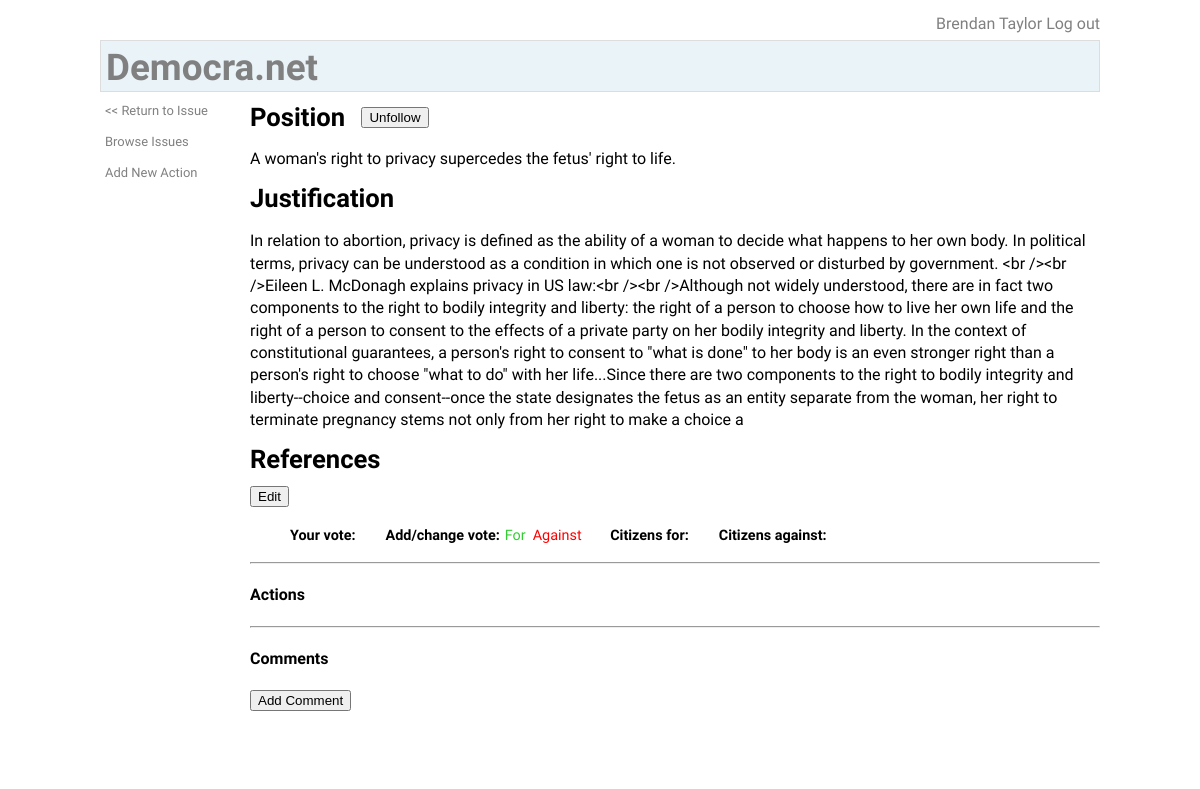
The page /position.php?m=r&pid=1&iid=1 (signed in) on the database its author committed.
### tables this page shows
CREATE TABLE `citizens` (
  `citizen_id` int(11) NOT NULL AUTO_INCREMENT,
  `password` varchar(100) NOT NULL,
  `email` varchar(100) NOT NULL,
  `first_name` varchar(100) NOT NULL,
  `last_name` varchar(100) NOT NULL,
  `birth_year` int(11) DEFAULT NULL,
  `gender` int(11) DEFAULT NULL,
  `city` varchar(100) DEFAULT NULL,
  `state` varchar(100) DEFAULT NULL,
  `country` int(11) DEFAULT NULL,
  `postal_code` varchar(25) DEFAULT NULL,
  `telephone` varchar(25) DEFAULT NULL,
  PRIMARY KEY (`citizen_id`)
);

CREATE TABLE `positions` (
  `position_id` int(11) NOT NULL AUTO_INCREMENT,
  `name` varchar(250) NOT NULL,
  `justification` varchar(1000) NOT NULL,
  `issue_id` int(11) NOT NULL,
  PRIMARY KEY (`position_id`)
);

### inc/class.citizen.php (called while the page is built, shortened)
<?php
require_once ("util.mysql.php");
class citizen {
	public $id = null;
	public function in_session() {
		$result = false;
		if (isset($_SESSION['citizen_id'])) {
			$this->id = $_SESSION['citizen_id'];
			$result = true;
		}
		return $result;
	}
	public function load($source) {
		switch ($source) {
			case LOAD_DB:
				$sql = "SELECT * FROM citizens WHERE citizen_id = '{$this->id}'";
				$result = execute_query($sql);
				$line = fetch_line($result);
				$this->first_name = $line['first_name'];
				$this->last_name = $line['last_name'];
				$this->name = "{$this->first_name} {$this->last_name}";
				break;
		}
	}
}
?>

### inc/util.mysql.php (called while the page is built, shortened)
<?php
function execute_query($sql) {
	global $db;
	$result = mysql_query($sql, $db)
		or die("Could not execute the query: " . mysql_error() . "<br />sql = {$sql}");
	return $result;
}
function fetch_line($result) {
	return mysql_fetch_array($result, MYSQL_ASSOC);
}
?>

### position.php (the view, shortened to what this page needs)
<?php
include ("inc/util.mysql.php");
include ("inc/class.citizen.php");
include ("inc/class.position.php");
$citizen = new citizen();
if ($citizen->in_session()) {
	$citizen->load(LOAD_DB);
}
$mode = "";
if (isset($_GET['m'])) {
	$mode = $_GET['m'];
} else {
	$mode = "n";
}
$source = null;
if ($mode == "r" || $mode == "e") {
	$source = LOAD_DB;
} elseif ($mode == "u" || $mode == "i") {
	$source = LOAD_POST;
} else {
	$source = LOAD_NEW;
}
$position = new position();
$position->load($source);
switch ($mode) {
	case "r":
	default:
		if ($citizen->id) {
			$position->get_vote($citizen->id);
		}
}
echo DOC_TYPE;
?>
<html>
<head>
	<link rel="stylesheet" type="text/css" href="/style/bootstrap-responsive.css" />
	<link rel="stylesheet" type="text/css" href="/style/democranet.css" />
	<link rel="stylesheet" type="text/css" href="/style/position.css" />
</head>
<body>
<div id="container">
	<div id="login">
<?php
if ($citizen->id) {
	echo "<p><a href=\"citizen.php\">{$citizen->name}</a>&nbsp;<a href=\"login.php?a=lo&r=index.php\">Log out</a></p>";
} else {
	echo "<p><a href=\"login.php\">Log in / Become a Citizen</a></p>";
}
?>
	</div>
	<div id="header">
		<h1><a href="/index.php">Democra.net</a></h1>
	</div>
	<div id="container-content">
		<div id="navigation-left">
			<ul>
<?php if (isset($position->issue_id)) { ?>
				<li><a href="issue.php?iid=<?php echo $position->issue_id; ?>"><< Return to Issue</a></li>
<?php } ?>
				<li><a href="issbrws.php">Browse Issues</a></li>
				<li><a href="action.php?m=n&pid=<?php echo $position->id; ?>">Add New Action</a></li>
			</ul>
		</div>
		<div id="content">
<?php if ($mode == "e" || $mode == "n") { ?>
			<h3>Position</h3>
			<form method="post" action="<?php echo $submit_action; ?>"><table>
				<tr><th>Position:
						<input name="position_id" id="position_id" type="hidden" value="<?php echo $position->id; ?>" />
					</th>
					<td><input name="name" size="100" value="<?php echo $position->name; ?>" /></td></tr>
				<tr><th>Justification:</th><td><textarea name="justification" rows="15" cols="90"><?php echo $position->justification; ?></textarea></td></tr>
				<tr><td></td><td><input type="submit" value="Save" /><button id="bu_cancel_pos">Cancel</button></td></tr>
				<tr>
					<th>References:<br><img id="im_ref_help" alt="Reference Help" src="img/help.png"></th>
					<td>
						<div id="divRB">
							<div id="divInput">
								<span id="sp_ref_id"><input type="hidden" name="rb_ref_id" id="rb_ref_id"/></span>
								<span id="sp_typ_id"><input type="hidden" name="rb_type_id" id="rb_type_id" value="<?php echo $position->id; ?>"/></span>
								<span id="sp_type"><input type="hidden" name="rb_type" id="rb_type" value="i"/></span>
								<span id="sp_ref_type">
									<label for="rb_ref_type">Reference Type:</label>
									<select name="rb_ref_type" id="rb_ref_type">
										<option value="<?php echo REF_TYPE_WEB; ?>">Web</option>
										<option value="<?php echo REF_TYPE_BOOK; ?>">Book</option>
										<option value="<?php echo REF_TYPE_NEWS; ?>">News</option>
										<option value="<?php echo REF_TYPE_JOURNAL; ?>">Journal</option>
									</select>
								</span>
								<span id="sp_author"><label for="rb_author">Author:</label><input type="text" name="rb_author" id="rb_author" /></span>
								<span id="sp_title"><label for="rb_title">Title:</label><input type="text" name="rb_title" id="rb_title" size="70" /></span><br>
								<span id="sp_publisher"><label for="rb_publisher">Publisher:</label><input type="text" name="rb_publisher" id="rb_publisher" /></span>
								<span id="sp_date"><label for="rb_date">Date:</label><input type="text" name="rb_date" id="rb_date" /></span>
								<span id="sp_url"><label for="rb_url">URL:</label><input type="text" name="rb_url" id="rb_url" size="70" /></span><br>
								<span id="sp_isbn"><label for="rb_isbn">ISBN:</label><input type="text" name="rb_isbn" id="rb_isbn" /></span>
								<span id="sp_location"><label for="rb_location">Location:</label><input type="text" name="rb_location" id="rb_location" /></span>
								<span id="sp_page"><label for="rb_page">Page:</label><input type="text" name="rb_page" id="rb_page" /></span>
								<span id="sp_volume"><label for="rb_volume">Volume:</label><input type="text" name="rb_volume" id="rb_volume" /></span>
								<span id="sp_number"><label for="rb_number">Number:</label><input type="text" name="rb_number" id="rb_number" /></span>
							</div>
							<button name="bu_save" id="bu_save">Save</button>
							<button name="bu_add" id="bu_add">Add</button>
							<button name="bu_delete" id="bu_delete">Delete</button>
							<div id="divRefs"></div>
							<div id="ref_help" title="Reference Help">To add a new reference, fill in the form
								and click Add. To modify a reference, select it by hovering over it with your
								mouse and clicking. Make any edits with the form, and click Save. To delete a
								reference, select it and click Delete.
							</div>
						</div>
					</td>
				</tr>
			</table></form>
<?php
} else {
	$button_disabled = "";
	$button_text = "Follow";
	if ($citizen->id == null) {
		$button_disabled = " disabled";
	} else {
		if (following_position()) {
			$button_text = "Unfollow";
		}
	}
?>
			<h3>
				Position
				<button type="button" id="bu_follow"<?php echo $button_disabled; ?>><?php echo $button_text; ?></button>
			</h3>
			<p id="title"><?php echo $position->name; ?></p>
			<h3>Justification</h3>
			<p><?php echo $position->display_justification(); ?></p>
			<h3>References</h3>
			<button id="bu_edit_pos">Edit</button>
			<ul id="votes">
<?php if ($citizen->id) { ?>
				<li class="label">Your vote:</li>
				<li class="label">Add/change vote:</li>
				<li><a id="vote_for" href="JAVASCRIPT: setVote(1)">For</a>&nbsp;
					<a id="vote_against" href="JAVASCRIPT: setVote(2)">Against</a>
				</li>
<?php } ?>
				<li class="label">Citizens for:</li>
				<li class="label">Citizens against:</li>
			</ul>
			<hr>
			<h4>Actions</h4>
			<hr>
			<h4>Comments</h4>
			<button id="bu_add_comment">Add Comment</button><br />
<?php } ?>
		</div>
	</div>
</div>
</body>
</html>
<?php
function following_position() {
	global $position, $citizen;
	$ret = false;
	$sql = "SELECT COUNT(*) count FROM follow WHERE type = 'p' AND type_id = '{$position->id}' AND citizen_id = '{$citizen->id}'";
	$result = execute_query($sql);
	$line = fetch_line($result);
	$count = $line['count'];
	if ($count > 0) {
		$ret = true;
	}
	return $ret;
}
?>

### inc/class.position.php (shortened to what this page needs)
<?php
require_once ("util.mysql.php");
class position {
	public $justification = null;
	public function load($source) {
		switch ($source) {
			case LOAD_DB:
				$this->id = $_REQUEST['pid'];
				$sql = "SELECT * FROM positions WHERE position_id = '{$this->id}'";
				$result = execute_query($sql);
				$line = fetch_line($result);
				$this->name = $line['name'];
				$this->justification = $line['justification'];
				$this->issue_id = $line['issue_id'];
				break;
		}
	}
	public function display_justification() {
		$str = str_replace("\r\n", "<br />", $this->justification);
		$str = htmlentities($str, ENT_COMPAT, 'UTF-8', false);
		return $str;
	}
}
?>

### style/democranet.css (style rules this page uses)
body { font-family: 'Quattrocento Sans', helvetica, arial, sans-serif; font-size: 100%; line-height: 1.4; }
h1, h2, h3, h4, h5 { font-family: 'Dosis', sans-serif; line-height: 1.2; }
h1 { font-size: 2.3em; margin-bottom: 1.5em; }
h3 { font-size: 1.6em; margin-bottom: 1.5em; }
p { font-family: 'Quattrocento Sans', helvetica, arial, sans-serif; font-size: 1em; margin-bottom: .8em; }
li { font-size: 0.9em; }
#container { margin: 0 auto; width: 1000px; background: #fff; }
#login { background: #fff; text-align: right; padding: 5px 0 5px 0; }
#login p { margin: 0; }
#header { background: #EAF3F8; border-style: solid; border-width: 1px; border-color: #dddddd; padding: 5px 0 0 5px; }
#header h1 { margin: 0; }
#container-content { float: left; width: 1000px; background: #fff; }
#navigation-left { font-size: 0.9em; float: left; width: 145px; padding: 10px 0 0 5px; display: inline; }
#navigation-left ul { margin: 0; padding: 0; }
#navigation-left ul li { margin: 0 0 1em; padding: 0; list-style-type: none; }
a:link { text-decoration: none; color: gray; }
#content { min-height: 650px; float: left; width: 850px; padding: 10px 0; }
#content h3 { margin: 0 0 10px 0; }
#vote_for { color: LimeGreen; }
#vote_against { color: red; }
ul#votes li { display: inline; margin: 0 25px 0 0; }
ul#votes li.label { font-weight: bold; margin-right: 1px; }
#bu_follow { position: relative; top: -4px; left: 10px; }

### rows shown on the page
citizens: first_name+last_name "Brendan Taylor"
positions: name "A woman's right to privacy supercedes the fetus' right to life.", justification "In relation to abortion, privacy is defined as the ability of a woman to decide what happens to her own body. In political terms, privacy can be understood as a condition in which one is not observed or disturbed by government. <br /><br />Eileen L. McDonagh explains privacy in US law:<br /><br />Although not widely understood, there are in fact two components to the right to bodily integrity and liberty: the right of a person to choose how to live her own life and the right of a person to consent to the effects of a private party on her bodily integrity and liberty. In the context of constitutional guarantees, a person's right to consent to \"what is done\" to her body is an even stronger…"

### other values the page prints
$button_text "Unfollow"
